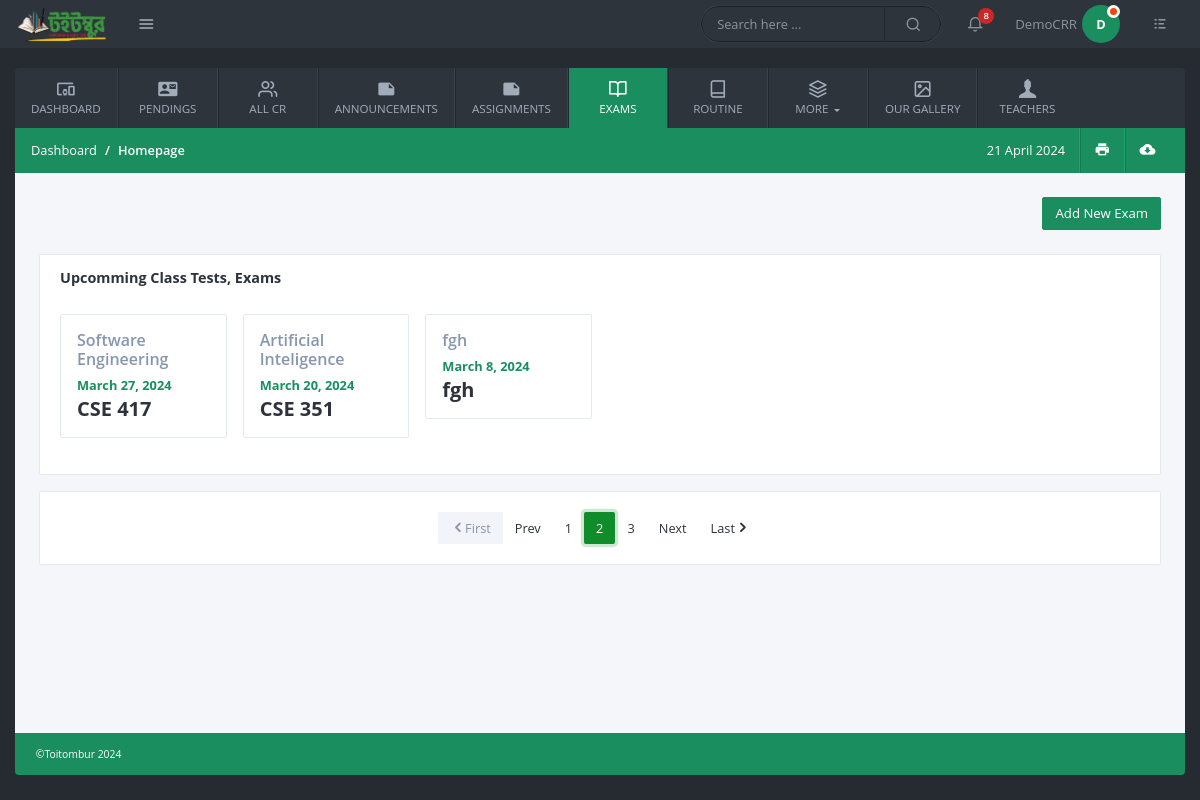
The page /exams/ (signed in) on the database its author committed.
### users/models.py (models this page shows, shortened)
class User(AbstractBaseUser, PermissionsMixin):
    email = models. EmailField (unique=True, null=False)
    is_staff = models.BooleanField(
        gettext_lazy('I am staff'),
        default=False,
    help_text = gettext_lazy('If the user is admin stuff of this site then can see admin panel')
    )
    is_active = models.BooleanField(
        gettext_lazy('account active'),
        default=True,
        help_text=gettext_lazy('A user should be treated as active. Admin can unselect this instead of deleting accounts')
    )
    ROLE_CHOICES = (
        ('admin', 'admin'),
        ('student', 'student'),
        ('teacher', 'teacher'),
        ('cr', 'cr'),
    )
    role = models.CharField(
        max_length=20,
        choices=ROLE_CHOICES,
        default='admin',
    )
    USERNAME_FIELD = 'email'
    objects = MyCustomManager()

class CommonBaseModel(models.Model):
    uid = models.UUIDField(primary_key=True, default= uuid.uuid4, editable=False)
    created_at = models.DateTimeField(auto_now_add=True)
    updated_at = models.DateTimeField(auto_now=True)
    class Meta:
        abstract = True

class Profile(CommonBaseModel):
    user = models.OneToOneField(User, on_delete=models.CASCADE, related_name='profile')
    is_approved = models.BooleanField(default=False)
    details_filled = models.BooleanField(default=False)

class CommonProfileModel(models.Model):
    uid = models.UUIDField(primary_key=True, default= uuid.uuid4, editable=False)
    account = models.OneToOneField(Profile, on_delete=models.CASCADE)
    created_at = models.DateTimeField(auto_now_add=True)
    updated_at = models.DateTimeField(auto_now=True)
    personal_id = models.CharField(unique=True, max_length=150)
    gender = models.CharField( max_length=50, choices=GENDERS, blank=True,null=True)
    image = models.FileField(upload_to="Profile_Pictures", null=True, blank=True)
    class Meta:
        abstract = True

class Student(CommonProfileModel):
    name = models.CharField(max_length=350)
    intake = models.ForeignKey(Intakes, on_delete=models.CASCADE)
    section = models.ForeignKey(Sections, on_delete=models.CASCADE)
    department = models.ForeignKey(Departments, on_delete=models.CASCADE)
    shift = models.CharField(max_length=50, choices= [("Day","day"), ("Evening", "evening")])
    is_class_cr = models.BooleanField(default=False)
    contact_number = models.PositiveIntegerField(null=True, blank=True)
    facebook_profile = models.CharField( max_length=500, null=True, blank=True)

### common/models.py (models this page shows, shortened)
class CommonBaseModel(models.Model):
    uid = models.UUIDField(primary_key=True, default= uuid.uuid4, editable=False)
    created_at = models.DateTimeField(auto_now_add=True)
    updated_at = models.DateTimeField(auto_now=True)

class UpcomingExams(CommonBaseModel):
    intake = models.ForeignKey(Intakes, on_delete=models.CASCADE)
    department = models.ForeignKey(Departments, on_delete=models.CASCADE)
    section = models.ForeignKey(Sections, on_delete=models.CASCADE)
    exam_name = models.CharField(max_length=10, choices=[('Class Test', 'Class Test'),('Quiz Test', 'Quiz Test'),('Mid Term', 'Mid Term'),('Final Test', 'Final Test')])
    course_name = models.CharField( max_length=50)
    course_code = models.CharField( max_length=7)
    date = models.DateField(auto_now=False, auto_now_add=False)
    topic = models.CharField(max_length=150)
    detail = models.TextField()

### common/views.py (the view)
# urls.py: path('exams/', views.exams, name="exams"),
@login_required()
def exams(request):
    if request.user.role == "cr" or request.user.role == "student":
        the_student = get_object_or_404(Student, account = request.user.profile)
        his_intake = the_student.intake
        his_department = the_student.department
        his_section = the_student.section
        all_exams = UpcomingExams.objects.filter(
                    intake= his_intake,
                    department= his_department,
                    section= his_section,
        ).order_by("-date")
        if request.method == "POST":
            form = UpcomingExamsForm(request.POST)
            if form.is_valid():
                the_form = form.save(commit=False)
                the_form.intake = his_intake
                the_form.department = his_department
                the_form.section = his_section
                the_form.save()
                messages.success(request,"Exam schedule added!")
                return redirect(request.path)
        else:
            form = UpcomingExamsForm()
    elif request.user.role == "admin":
        all_exams = UpcomingExams.objects.all()
        form = None
    else:
        all_exams = None
        form = None
    context = {
        "all_exam":all_exams,
        "form":form,
    }
    return render(request, 'pages/exams.html', context)

### templates/pages/exams.html (shortened to what this page needs)
{% extends "base/base.html" %}
{% load static %}
{% block css %}
<link rel="stylesheet" href="{% static "vendor/datepicker/css/classic.css" %}" />
<link rel="stylesheet" href="{% static "vendor/datepicker/css/classic.date.css" %}" />
{% endblock css %}
{% block content %}
<div class="row gutters">
    <div class="col-xl-12 col-lg-12 col-md-12 col-sm-12 col-12">
        <div class="text-right mb-4">
            <button type="button" class="btn btn-primary" data-toggle="modal" data-target="#addNewContact">Add New Exam</button>
        </div>
    </div>
</div>
<div class="row gutters">
    <div class="col-xl-12 col-lg-12 col-md-12 col-sm-12 col-12">
        <div class="card">
            <div class="card-header">
                <div class="card-title">Upcomming Class Tests, Exams</div>
            </div>
            <div class="card-body">
                <div class="row gutters">
                    {% for exam in all_exam %}
                    <div class="col-xl-2 col-lg-4 col-md-4 col-sm-4 col-12">
                        <div class="goal-card">
                            <h5>{{exam.course_name}}</h5>
                            <p class="percentage">{{exam.date}}</p>
                            <h4>{{exam.course_code}}</h4>
                        </div>
                    </div>
                    {% endfor %}
                </div>
            </div>
        </div>
        <div class="card">
            <div class="card-body">
                <nav aria-label="Page navigation example">
                    <ul class="pagination justify-content-center success">
                        <li class="page-item disabled"><a class="page-link" href="#">
                            <i class="icon-chevron-left1"></i>First</a></li>
                        <li class="page-item"><a class="page-link" href="#">Prev</a></li>
                        <li class="page-item"><a class="page-link" href="#">1</a></li>
                        <li class="page-item active"><a class="page-link" href="#">2</a></li>
                        <li class="page-item"><a class="page-link" href="#">3</a></li>
                        <li class="page-item"><a class="page-link" href="#">Next</a></li>
                        <li class="page-item"><a class="page-link" href="#">Last <i class="icon-chevron-right1"></i></a></li>
                    </ul>
                </nav>
            </div>
        </div>
    </div>
</div>
{% endblock content %}

### templates/base/base.html (shortened to what this page needs)
{% load static %}
<!doctype html>
<html lang="en">
	<head>
		<link rel="stylesheet" href="{% static "css/bootstrap.min.css" %}">
		<link rel="stylesheet" href="{% static "fonts/style.css" %}">
		<link rel="stylesheet" href="{% static "css/main.css" %}">
		<link rel="stylesheet" href="{% static "vendor/daterange/daterange.css" %}">
		{% block css %}{% endblock css %}
	</head>
	<body>
		<header class="header">
			<div class="logo-wrapper">
				<a href="{% url "homepage" %}" class="logo">
					<img src="{% static "img/toitombur.png" %}" alt="Dashboard" />
				</a>
				<a href="#" class="quick-links-btn" data-toggle="tooltip" data-placement="right" title="" data-original-title="Quick Links">
					<i class="icon-menu1"></i>
				</a>
			</div>
			<div class="header-items">
				<div class="custom-search">
					<input type="text" class="search-query" placeholder="Search here ...">
					<i class="icon-search1"></i>
				</div>
				<ul class="header-actions">
					<li class="dropdown">
						<a href="#" id="notifications" data-toggle="dropdown" aria-haspopup="true">
							<i class="icon-bell"></i>
							<span class="count-label">8</span>
						</a>
					</li>
					<li class="dropdown">
						<a href="#" id="userSettings" class="user-settings" data-toggle="dropdown" aria-haspopup="true">
							{% if user.role == "student" or user.role == "cr" %}
							<span class="user-name">{{user.profile.student.name}}</span>
							<span class="avatar"> {{ user.profile.student.name|slice:"0:1" }}<span class="status busy"></span></span>
							{% elif user.role == "teacher" %}
							<span class="user-name">{{user.profile.teacher.name}}</span>
							<span class="avatar"> {{ user.profile.teacher.name|slice:"0:1" }}<span class="status busy"></span></span>
							{% endif %}
						</a>
					</li>
					<li>
						<a href="#" class="quick-settings-btn" data-toggle="tooltip" data-placement="left" title="" data-original-title="Quick Settings">
							<i class="icon-list"></i>
						</a>
					</li>
				</ul>
			</div>
		</header>
		<div class="container-fluid">
			{% url "pendings" as p1x %}
			{% url "add_routine" as r1x %}
			<nav class="navbar navbar-expand-lg custom-navbar">
				<div class="collapse navbar-collapse" id="KamlaActiveNavbar">
					<ul class="navbar-nav">
						<li class="nav-item ">
							<a class="nav-link {% if request.path == '/' %}active-page{% endif %}" href="{% url "homepage" %}">
							  <i class="icon-devices_other nav-icon"></i>
							  Dashboard
							</a>
						  </li>
						  {% if user.role == 'admin' or user.role == 'cr' %}
						  <li class="nav-item">
							<a class="nav-link {% if request.path == p1x %}active-page{% endif %}" href="{% url "pendings" %}">
							  <i class="icon-contact_mail nav-icon"></i>
							  Pendings
							</a>
						  </li>
						  {% endif %}
						<li class="nav-item">
							<a class="nav-link {% if request.path == '/all-cr-of-each-intakes/' %}active-page{% endif %} " href="{% url "all_cr" %}" >
								<i class="icon-users nav-icon"></i>
								All CR
							</a>
						</li>
						<li class="nav-item">
							<a class="nav-link {% if request.path == '/all-announcements/' %}active-page{% endif %}" href="{% url "all_announcement" %}" >
								<i class="icon-note nav-icon"></i>
								Announcements
							</a>
						</li>
						<li class="nav-item">
							<a class="nav-link {% if request.path == '/all-assignments/' %}active-page{% endif %}" href="{% url "assignments" %}" >
								<i class="icon-note nav-icon"></i>
								Assignments
							</a>
						</li>
						<li class="nav-item">
							<a class="nav-link {% if request.path == '/exams/' %}active-page{% endif %}" href="{% url "exams" %}" >
								<i class="icon-book-open nav-icon"></i>
								Exams
							</a>
						</li>
						<li class="nav-item">
							<a class="nav-link {% if request.path == r1x %}active-page{% endif %}" href="{% url "add_routine" %}">
							  <i class="icon-book nav-icon"></i>
							  Routine
							</a>
						</li>
						<li class="nav-item dropdown">
							<a class="nav-link dropdown-toggle" href="#" id="dashboardsDropdown" role="button" data-toggle="dropdown" aria-haspopup="true" aria-expanded="false">
								<i class="icon-layers2 nav-icon"></i>
								More
							</a>
						</li>
						<li class="nav-item">
							<a class="nav-link" href="#" >
								<i class="icon-image nav-icon"></i>
								Our Gallery
							</a>
						</li>
						<li class="nav-item">
							<a class="nav-link" href="#" >
								<i class="icon-user nav-icon"></i>
								Teachers
							</a>
						</li>
					</ul>
				</div>
			</nav>
			<div class="main-container">
				<div class="page-header">
					<ol class="breadcrumb">
						<li class="breadcrumb-item">Dashboard</li>
						<li class="breadcrumb-item active">Homepage</li>
					</ol>
					<ul class="app-actions">
						<li>
							<a href="#" id="">
								<icon id="currentDate"></icon>
							</a>
						</li>
						<li>
							<a href="#" data-toggle="tooltip" data-placement="top" title="" data-original-title="Print">
								<i class="icon-print"></i>
							</a>
						</li>
						<li>
							<a href="#" data-toggle="tooltip" data-placement="top" title="" data-original-title="Download CSV">
								<i class="icon-cloud_download"></i>
							</a>
						</li>
					</ul>
				</div>
				<div class="content-wrapper">
					{% block content %}{% endblock content %}
				</div>
			</div>
			<footer class="main-footer">©Toitombur 2024</footer>
		</div>
	</body>
</html>

### rows shown on the page
User: profile.student.name "DemoCRR", profile.student.name "D"
UpcomingExams: course_name "Software Engineering", date "March 27, 2024", course_code "CSE 417"
UpcomingExams: course_name "Artificial Inteligence", date "March 20, 2024", course_code "CSE 351"
UpcomingExams: course_name "fgh", date "March 8, 2024", course_code "fgh"
